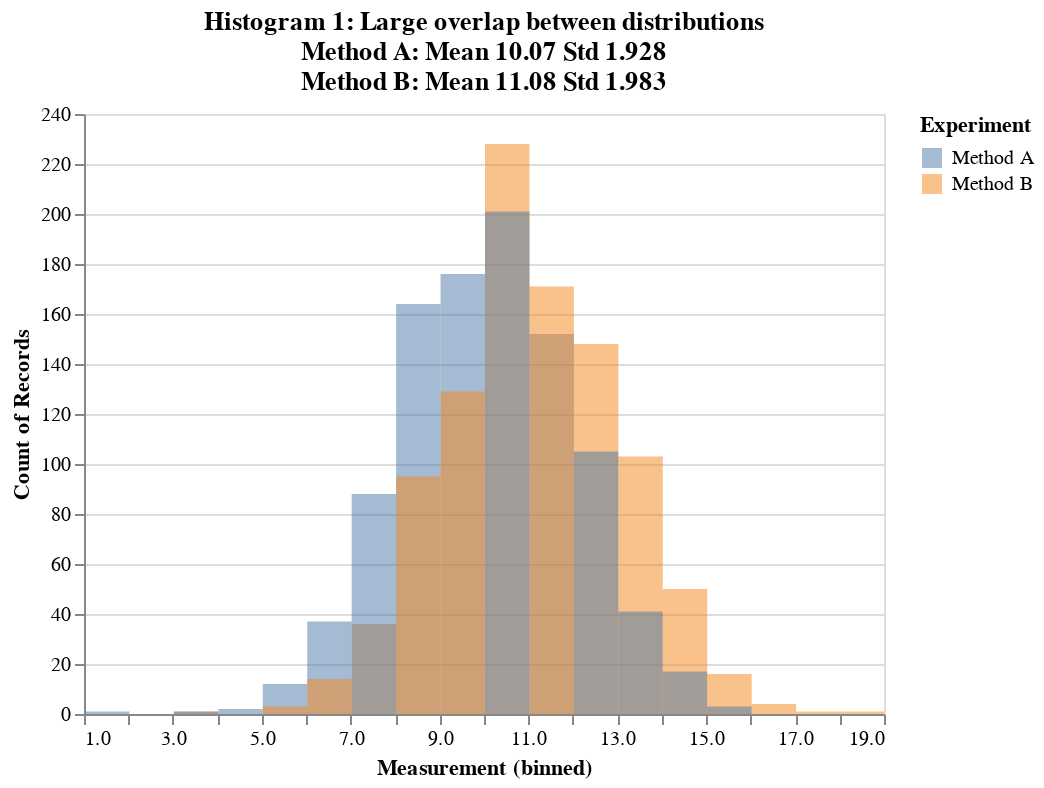

Source (notebook cell):
### Markdown cell above
### Informative illustrations 1

#### Histograms

By plotting the histograms of two measurements, we can study the
distribution of measurements.  For example, in Histogram 1 below,
we can see two distributions (blue and red) whose means are 2.8 and
2.2. We can see that the means of the sample are different, but
it is not immediately clear whether that is just a random coincidence or
if this is statistically significant. In Histogram 2 below, we
see a much clearer difference. Though the means are the same, 2.8 and
2.2, the standard deviations are now smaller than 0.25 instead of 1.0, such
that we can be fairly confident that the difference in means is
significant. In Histogram 3, there is no doubt left that the distributions
are not overlapping, and a statistical test would for sure show a
significant difference.

If we then compare histograms 2 and 4, we see that they have the same
means and standard deviations. However, while from histogram 2, we might
not be entirely certain that the difference is significant, in the histogram
4, the amount of overlap is much reduced because the distributions are
skewed. Therefore, already in an informal analysis, we can be rather
confident that there is a significant difference in distributions. This
example thus demonstrates that the histograms can reveal properties of
the measurements that the mean and standard deviation cannot capture.

A further example that demonstrates how the mean and standard deviation do not capture some differences is illustrated in Histogram 5. Here, both measurements have the same mean, which could give the
impression that both measurements are "the same." However, by looking at
the histogram, we find that the blue curve actually has two peaks, one
clearly lower and another higher than the red curve. Further analysis
is thus needed to determine the cause for the strange distribution.
Typically, for example, some methods behave differently for different
inputs. A speech enhancement method could be, for example, effective
for voiced sounds but fail for unvoiced sounds, such that the output
SNR has two peaks corresponding to respective classes of sounds.

These two last examples, Histograms 4 and 5, illustrate why testing whether evaluation results follow a Gaussian (normal) distribution is generally important. Analysis of approximately Gaussian results is
less complicated than the analysis of skewed and multi-modal
distributions. However, applying methods which assume Gaussian
distributions on data which does not follow Gaussian distributions 
*often leads to incorrect conclusions*.

### Code cell
import pandas as pd
import altair as alt
import numpy as np

df = pd.read_pickle('example1.pkl')
selection = alt.selection_interval(bind='scales')

alt.Chart(df).transform_fold(
    ['Method A', 'Method B'],
    as_=['Experiment', 'Measurement']
).mark_bar(
    opacity=0.5,
    binSpacing=0
).encode(
    alt.X('Measurement:Q', 
          bin=alt.Bin(maxbins=30)),
    alt.Y('count()', stack=None),
    alt.Color('Experiment:N')    
).properties(
    title=['Histogram 1: Large overlap between distributions',
           'Method A: Mean ' + f"{df['Method A'].mean():.4}"  + ' Std ' + f"{df['Method A'].std():.4}",
           'Method B: Mean ' + f"{df['Method B'].mean():.4}"  + ' Std ' + f"{df['Method B'].std():.4}"
          ]
).add_selection(
    selection
)

### Figure 1 — Vega-Lite specification as saved in the notebook (floating-point values rounded to 4 significant figures; data arrays with more than 128 entries replaced by an {"elided": "..."} marker saying what was removed)
{"config": {"view": {"continuousWidth": 400, "continuousHeight": 300}}, "data": {"name": "data-8941dfa1de9b7ed86c9e131f7744bd06"}, "mark": {"type": "bar", "binSpacing": 0, "opacity": 0.5}, "encoding": {"color": {"field": "Experiment", "type": "nominal"}, "x": {"bin": {"maxbins": 30}, "field": "Measurement", "type": "quantitative"}, "y": {"aggregate": "count", "stack": null, "type": "quantitative"}}, "selection": {"selector002": {"type": "interval", "bind": "scales"}}, "title": ["Histogram 1: Large overlap between distributions", "Method A: Mean 10.07 Std 1.928", "Method B: Mean 11.08 Std 1.983"], "transform": [{"fold": ["Method A", "Method B"], "as": ["Experiment", "Measurement"]}], "$schema": "https://vega.github.io/schema/vega-lite/v4.17.0.json", "datasets": {"data-8941dfa1de9b7ed86c9e131f7744bd06": {"elided": "1000 records"}}}
